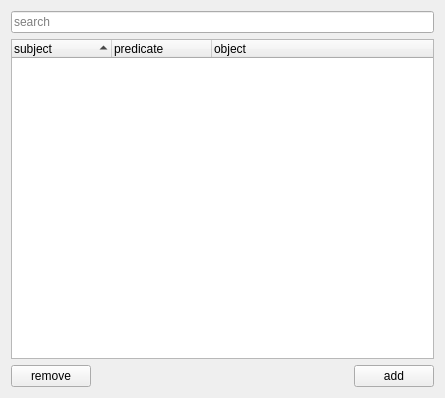
<?xml version="1.0" encoding="UTF-8"?>
<ui version="4.0">
 <class>TripleVectorWidget</class>
 <widget class="QWidget" name="TripleVectorWidget">
  <property name="geometry">
   <rect>
    <x>0</x>
    <y>0</y>
    <width>445</width>
    <height>398</height>
   </rect>
  </property>
  <property name="windowTitle">
   <string>TripleVector</string>
  </property>
  <layout class="QVBoxLayout" name="verticalLayout">
   <item>
    <widget class="QLineEdit" name="lineEdit">
     <property name="placeholderText">
      <string>search</string>
     </property>
    </widget>
   </item>
   <item>
    <widget class="QTreeWidget" name="treeWidget">
     <property name="sortingEnabled">
      <bool>true</bool>
     </property>
     <column>
      <property name="text">
       <string>subject</string>
      </property>
     </column>
     <column>
      <property name="text">
       <string>predicate</string>
      </property>
     </column>
     <column>
      <property name="text">
       <string>object</string>
      </property>
     </column>
    </widget>
   </item>
   <item>
    <layout class="QHBoxLayout" name="horizontalLayout">
     <item>
      <widget class="QPushButton" name="btnRemove">
       <property name="text">
        <string>remove</string>
       </property>
      </widget>
     </item>
     <item>
      <spacer name="horizontalSpacer">
       <property name="orientation">
        <enum>Qt::Horizontal</enum>
       </property>
       <property name="sizeHint" stdset="0">
        <size>
         <width>40</width>
         <height>20</height>
        </size>
       </property>
      </spacer>
     </item>
     <item>
      <widget class="QPushButton" name="btnAdd">
       <property name="text">
        <string>add</string>
       </property>
      </widget>
     </item>
    </layout>
   </item>
  </layout>
 </widget>
 <resources/>
 <connections/>
</ui>
